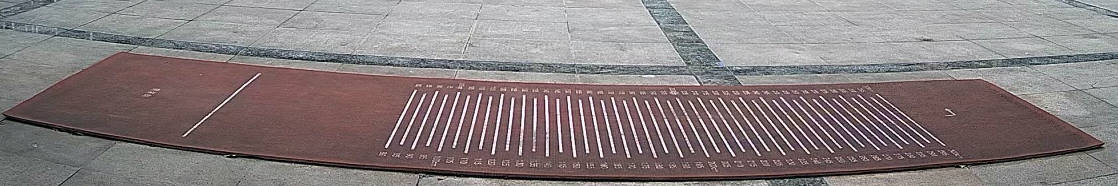
#> input picture img/ruler.jpg, 1118 x 186 px
$ python inRange.py
#> lines starting #> are read from the running program, lines starting #| are printed output that depends on the picture; after the words box and inside, x2 and y2 are one past the last pixel; in counts of white or black regions, pixels touching at a corner belong together
import cv2
import numpy as np


image = cv2.imread('../img/ruler.jpg')  # 替换为您的图片路径
#> image is the input picture: shape (186, 1118, 3); mean B, G, R 126.7, 125.8, 135.4

lower = np.uint8([80, 60, 60])
upper = np.uint8([150, 100, 100])
# lower_ _red 和高Fupper_ red的 部分分别变成0，lower_ _red ~ upper_ red之 间的值变成255,相当于过滤背景
white_mask = cv2.inRange(image, lower, upper)
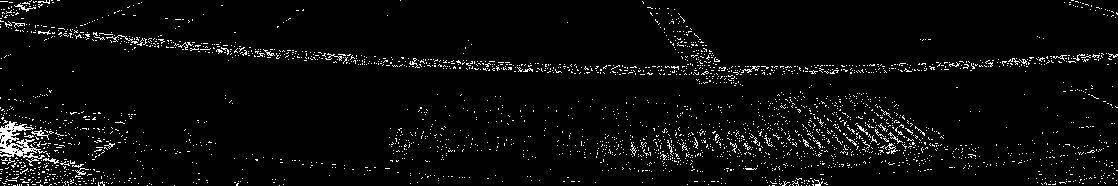
#> white_mask: shape (186, 1118); 3.8% white in thin lines or dots
masked = cv2.bitwise_and(image, image, mask = white_mask)
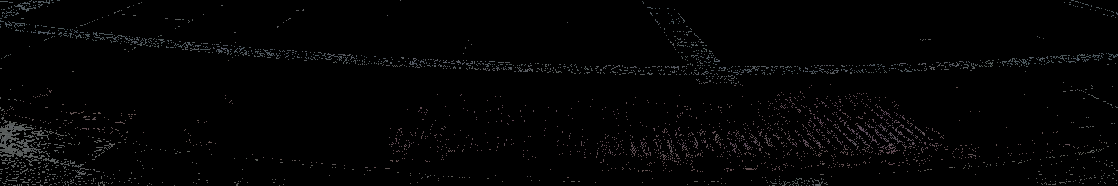
#> masked: shape (186, 1118, 3); mean B, G, R 3.4, 3.3, 3.4
img_gray = cv2.cvtColor(masked, cv2.COLOR_RGB2GRAY)
edge_img = cv2.Canny(img_gray,300,900)
#> edge_img: shape (186, 1118); every value is 0
# 显示结果
cv2.imshow('image', image)
cv2.imshow('white_mask', white_mask)
cv2.imshow('masked', masked)
cv2.imshow('img_gray', img_gray)
cv2.imshow('edge_img', edge_img)


cv2.waitKey(0)
cv2.destroyAllWindows()

$ run again, with img/break.jpg copied over img/ruler.jpg
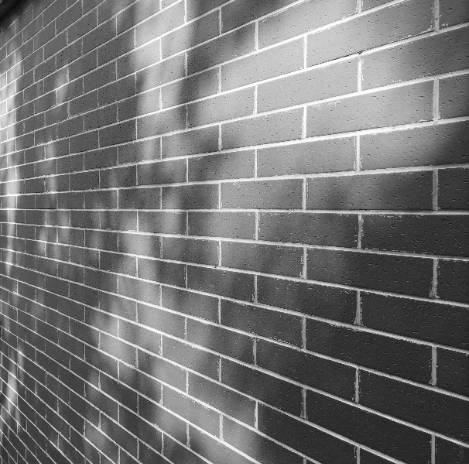
#> input picture img/break.jpg, 469 x 464 px
#> image is the input picture: shape (464, 469, 3); min 12, max 255, mean 116.2
#> `white_mask = cv2.inRange(image, lower, upper)`:
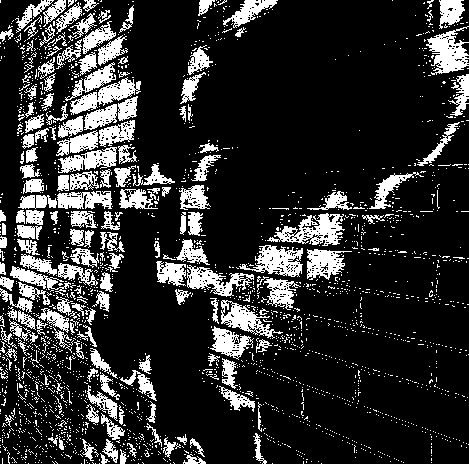
#> white_mask: shape (464, 469); 18.7% white; 2146 white regions (1968 under 20 px), largest, box (x1, y1, x2, y2) and area: (267, 213, 345, 246) 1178, (426, 26, 469, 75) 1116, (239, 245, 303, 277) 1013
#> `masked = cv2.bitwise_and(image, image, mask = white_mask)`:
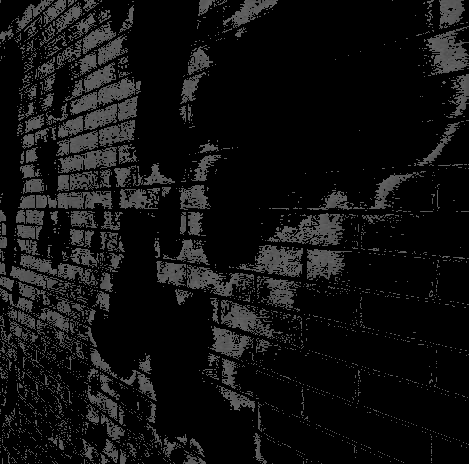
#> masked: shape (464, 469, 3); min 0, max 100, mean 16.8
#> edge_img: shape (464, 469); every value is 0
